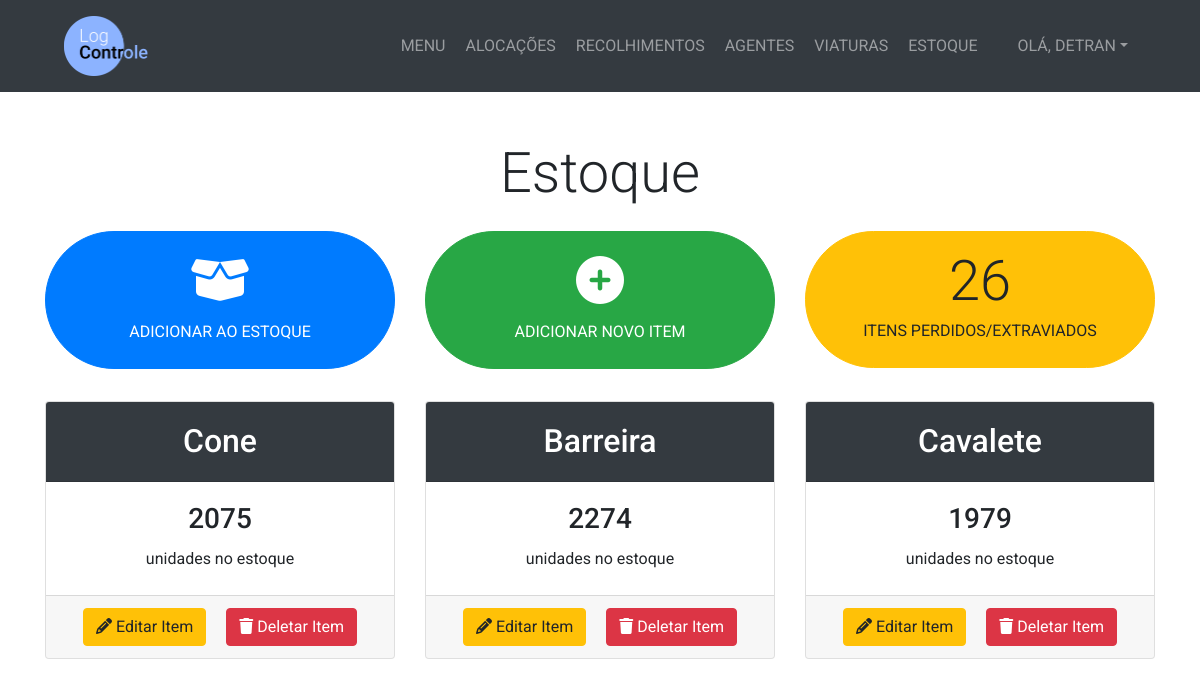
Screenshot of /estoque/ (signed in) with the database file from the repository.
### management/models.py (models this page shows, shortened)
class Estoque(models.Model):
    item = models.ForeignKey(Item, on_delete=models.PROTECT)
    quantidade = models.IntegerField()

class Item(models.Model):
    nome = models.CharField(max_length=100)

### management/views.py (the view, shortened to what this page needs)
# urls.py: path('estoque/', views.menu_estoque, name='menu_estoque'),
@login_required
def menu_estoque(request):
    itensestoque = Estoque.objects.all()
    itensperdidoextraviado = ItemPerdidoExtraviado.objects.all()
    total_perdido_extraviado = int(0)
    for item in itensperdidoextraviado:
        total_perdido_extraviado += int(item.quantidade)
    if request.method == 'GET':
        return render(request, 'management/menu_estoque.html', {'itensestoque':itensestoque, 'totalperdido':total_perdido_extraviado})

### management/templates/management/menu_estoque.html (shortened to what this page needs)
{% extends 'management/base.html' %}
{% block content %}
  <section class="py-5">
    <div class="container">
      <h1 class="display-4 text-center">Estoque</h1>
      <div class="row justify-content-center mt-4">
        <div class="col-lg-4">
          <a href="{% url 'adicionar_estoque' %}" class="btn btn-primary btn-block py-4 px-5 mb-3 rounded-pill">
            <i class="fas fa-box-open fa-3x mb-3"></i><br> ADICIONAR AO ESTOQUE
          </a>
        </div>
        <div class="col-lg-4">
          <a href="{% url 'cadastrar_item' %}" class="btn btn-success btn-block py-4 px-5 mb-3 rounded-pill">
            <i class="fas fa-plus-circle fa-3x mb-3"></i><br> ADICIONAR NOVO ITEM
          </a>
        </div>
        <div class="col-lg-4">
          <a href="{% url 'menu_item_perdido' %}" class="btn btn-warning btn-block py-3 px-4 mb-3 rounded-pill">
            <h2 class="display-4 mb-1">{{ totalperdido }}</h2>
            <p class="mb-2">ITENS PERDIDOS/EXTRAVIADOS</p>
          </a>
        </div>
      </div>
      <div class="row justify-content-center mt-3">
        {% if itensestoque %}
          {% for itemestoque in itensestoque %}
            <div class="col-lg-4">
              <div class="card mb-4">
                <div class="card-header text-center bg-dark text-white">
                  <h2 class="my-2">{{ itemestoque.item.nome }}</h2>
                </div>
                <div class="card-body text-center">
                  <div class="card-title">
                    <h3 class="display-5">{{ itemestoque.quantidade }}</h3>
                  </div>
                  <p class="mb-1">unidades no estoque</p>
                </div>
                <div class="card-footer text-center">
                  <button class="btn btn-warning mr-3" data-toggle="modal" data-target="#editar-item-modal-{{ itemestoque.item_id }}"><i class="fas fa-pencil-alt"></i> Editar Item</button>
                  <button class="btn btn-danger" data-toggle="modal" data-target="#deletar-item-modal-{{ itemestoque.item_id }}"><i class="fas fa-trash"></i> Deletar Item</button>
                </div>
              </div>
            </div>
          {% endfor %}
        {% else %}
          <h2 class="text-center text-secondary">Nenhum item cadastrado</h2>
        {% endif %}
      </div>
    </div>
  </section>
{% endblock %}

### management/templates/management/base.html (shortened to what this page needs)
<!DOCTYPE html>
<html lang="pt-br" dir="ltr">
  {% load static %}
  <head>
    <link
      rel="stylesheet"
      href="https://stackpath.bootstrapcdn.com/bootstrap/4.5.0/css/bootstrap.min.css"
    />
    <link rel="stylesheet" type="text/css" href="{% static 'management/css/style.css' %}">
    <link rel="stylesheet" href="{% static 'management/css/bootstrap-datepicker.css' %}">
  </head>
  <body>
    <nav class="navbar navbar-expand-lg bg-dark navbar-dark py-3" id="main-nav">
      <a href="{% url 'home' %}" class="ml-5">
        <img src="{% static 'management/Logo.png' %}" alt="Logo LogControle" style="max-height: 60px;">
      </a>
      <div class="collapse navbar-collapse" id="navbarCollapse">
        <ul class="navbar-nav ml-auto">
          <li class="nav-item">
            <a href="{% url 'home' %}" class="nav-link ml-1">MENU</a>
          </li>
          <li class="nav-item">
            <a href="{% url 'menu_alocacao' %}" class="nav-link ml-1">ALOCAÇÕES</a>
          </li>
          <li class="nav-item">
            <a href="{% url 'menu_recolhimento' %}" class="nav-link ml-1">RECOLHIMENTOS</a>
          </li>
          <li class="nav-item">
            <a href="{% url 'menu_agente' %}" class="nav-link ml-1">AGENTES</a>
          </li>
          <li class="nav-item">
            <a href="{% url 'menu_viatura' %}" class="nav-link ml-1">VIATURAS</a>
          </li>
          <li class="nav-item">
            <a href="{% url 'menu_estoque' %}" class="nav-link ml-1">ESTOQUE</a>
          </li>
          <li class="nav-item dropdown ml-4 mr-5">
            <a href="#" class="nav-link dropdown-toggle" data-toggle="dropdown" aria-expanded="false">OLÁ, <span style="text-transform: uppercase;">{{ user.username }}</span></a>
          </li>
        </ul>
      </div>
    </nav>
    {% block content %} {% endblock %}
  </body>
</html>

### management/static/management/css/style.css (style rules this page uses)
body { font-family: 'Roboto', Arial; }

### rows the page displays
Estoque: item.nome "Cone", quantidade "2075"
Estoque: item.nome "Barreira", quantidade "2274"
Estoque: item.nome "Cavalete", quantidade "1979"

### other values shown
{{ user.username }} "DETRAN"
{{ totalperdido }} "26"
